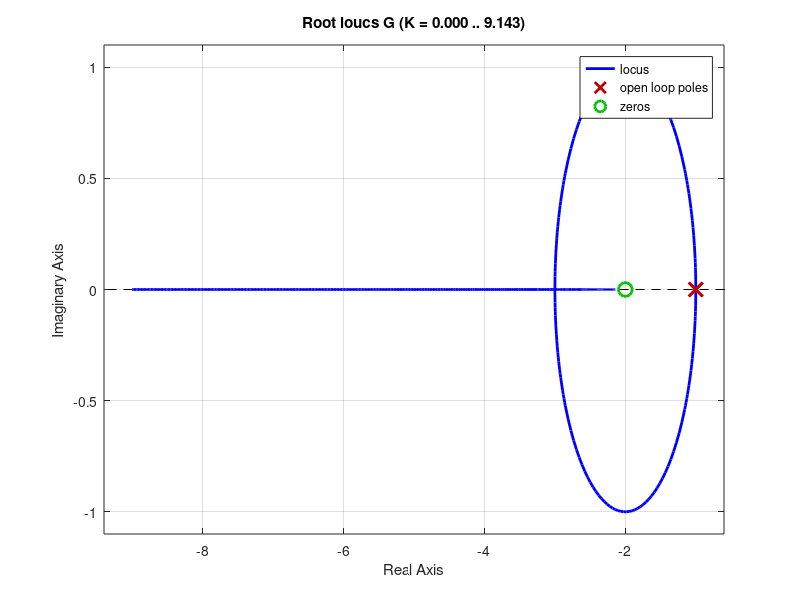

Reproduce this figure in MATLAB.
% Define the transfer function

num = [1 2];
den = [1 2 1];
G = tf(num, den);

% Plot the root locus
rlocus(G);
hold on;
